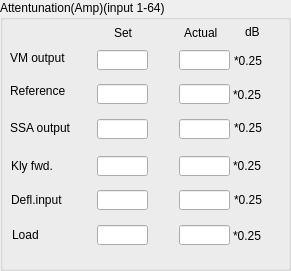
  <widget class="QGroupBox" name="groupBox_2">
   <property name="geometry">
    <rect>
     <x>340</x>
     <y>240</y>
     <width>291</width>
     <height>271</height>
    </rect>
   </property>
   <property name="title">
    <string>Attentunation(Amp)(input 1-64)</string>
   </property>
   <widget class="QLabel" name="label_83">
    <property name="geometry">
     <rect>
      <x>10</x>
      <y>117</y>
      <width>71</width>
      <height>21</height>
     </rect>
    </property>
    <property name="font">
     <font>
      <family>Arial</family>
      <pointsize>9</pointsize>
      <weight>50</weight>
      <bold>false</bold>
     </font>
    </property>
    <property name="text">
     <string>SSA output</string>
    </property>
   </widget>
   <widget class="QLineEdit" name="lineEdit_AA_Deflact">
    <property name="geometry">
     <rect>
      <x>179</x>
      <y>190</y>
      <width>51</width>
      <height>20</height>
     </rect>
    </property>
    <property name="font">
     <font>
      <family>Arial</family>
      <pointsize>10</pointsize>
      <weight>50</weight>
      <bold>false</bold>
     </font>
    </property>
   </widget>
   <widget class="QLineEdit" name="lineEdit_AA_SSAact">
    <property name="geometry">
     <rect>
      <x>179</x>
      <y>119</y>
      <width>51</width>
      <height>20</height>
     </rect>
    </property>
    <property name="font">
     <font>
      <family>Arial</family>
      <pointsize>10</pointsize>
      <weight>50</weight>
      <bold>false</bold>
     </font>
    </property>
   </widget>
   <widget class="QLabel" name="label_89">
    <property name="geometry">
     <rect>
      <x>234</x>
      <y>117</y>
      <width>41</width>
      <height>21</height>
     </rect>
    </property>
    <property name="font">
     <font>
      <family>Arial</family>
      <pointsize>9</pointsize>
      <weight>50</weight>
      <bold>false</bold>
     </font>
    </property>
    <property name="text">
     <string>*0.25</string>
    </property>
   </widget>
   <widget class="QLabel" name="label_88">
    <property name="geometry">
     <rect>
      <x>233</x>
      <y>84</y>
      <width>41</width>
      <height>21</height>
     </rect>
    </property>
    <property name="font">
     <font>
      <family>Arial</family>
      <pointsize>9</pointsize>
      <weight>50</weight>
      <bold>false</bold>
     </font>
    </property>
    <property name="text">
     <string>*0.25</string>
    </property>
   </widget>
   <widget class="QLabel" name="label_53">
    <property name="geometry">
     <rect>
      <x>114</x>
      <y>22</y>
      <width>31</width>
      <height>21</height>
     </rect>
    </property>
    <property name="font">
     <font>
      <family>Arial</family>
      <pointsize>9</pointsize>
      <weight>50</weight>
      <bold>false</bold>
     </font>
    </property>
    <property name="text">
     <string>Set</string>
    </property>
   </widget>
   <widget class="QLineEdit" name="lineEdit_AA_Deflset">
    <property name="geometry">
     <rect>
      <x>97</x>
      <y>190</y>
      <width>51</width>
      <height>20</height>
     </rect>
    </property>
    <property name="font">
     <font>
      <family>Arial</family>
      <pointsize>10</pointsize>
      <weight>50</weight>
      <bold>false</bold>
     </font>
    </property>
   </widget>
   <widget class="QLineEdit" name="lineEdit_AA_SSAset">
    <property name="geometry">
     <rect>
      <x>97</x>
      <y>119</y>
      <width>51</width>
      <height>20</height>
     </rect>
    </property>
    <property name="font">
     <font>
      <family>Arial</family>
      <pointsize>10</pointsize>
      <weight>50</weight>
      <bold>false</bold>
     </font>
    </property>
   </widget>
   <widget class="QLineEdit" name="lineEdit_AA_loadact">
    <property name="geometry">
     <rect>
      <x>179</x>
      <y>225</y>
      <width>51</width>
      <height>20</height>
     </rect>
    </property>
    <property name="font">
     <font>
      <family>Arial</family>
      <pointsize>10</pointsize>
      <weight>50</weight>
      <bold>false</bold>
     </font>
    </property>
   </widget>
   <widget class="QLineEdit" name="lineEdit_AA_Refset">
    <property name="geometry">
     <rect>
      <x>97</x>
      <y>84</y>
      <width>51</width>
      <height>20</height>
     </rect>
    </property>
    <property name="font">
     <font>
      <family>Arial</family>
      <pointsize>10</pointsize>
      <weight>50</weight>
      <bold>false</bold>
     </font>
    </property>
   </widget>
   <widget class="QLabel" name="label_90">
    <property name="geometry">
     <rect>
      <x>233</x>
      <y>155</y>
      <width>41</width>
      <height>21</height>
     </rect>
    </property>
    <property name="font">
     <font>
      <family>Arial</family>
      <pointsize>9</pointsize>
      <weight>50</weight>
      <bold>false</bold>
     </font>
    </property>
    <property name="text">
     <string>*0.25</string>
    </property>
   </widget>
   <widget class="QLabel" name="label_85">
    <property name="geometry">
     <rect>
      <x>10</x>
      <y>80</y>
      <width>71</width>
      <height>21</height>
     </rect>
    </property>
    <property name="font">
     <font>
      <family>Arial</family>
      <pointsize>9</pointsize>
      <weight>50</weight>
      <bold>false</bold>
     </font>
    </property>
    <property name="text">
     <string>Reference</string>
    </property>
   </widget>
   <widget class="QLineEdit" name="lineEdit_AA_Klyact">
    <property name="geometry">
     <rect>
      <x>179</x>
      <y>156</y>
      <width>51</width>
      <height>20</height>
     </rect>
    </property>
    <property name="font">
     <font>
      <family>Arial</family>
      <pointsize>10</pointsize>
      <weight>50</weight>
      <bold>false</bold>
     </font>
    </property>
   </widget>
   <widget class="QLineEdit" name="lineEdit_AA_Refact">
    <property name="geometry">
     <rect>
      <x>179</x>
      <y>84</y>
      <width>51</width>
      <height>20</height>
     </rect>
    </property>
    <property name="font">
     <font>
      <family>Arial</family>
      <pointsize>10</pointsize>
      <weight>50</weight>
      <bold>false</bold>
     </font>
    </property>
   </widget>
   <widget class="QLineEdit" name="lineEdit_AA_VMset">
    <property name="geometry">
     <rect>
      <x>97</x>
      <y>50</y>
      <width>51</width>
      <height>20</height>
     </rect>
    </property>
    <property name="font">
     <font>
      <family>Arial</family>
      <pointsize>10</pointsize>
      <weight>50</weight>
      <bold>false</bold>
     </font>
    </property>
   </widget>
   <widget class="QLineEdit" name="lineEdit_AA_Klyset">
    <property name="geometry">
     <rect>
      <x>97</x>
      <y>156</y>
      <width>51</width>
      <height>20</height>
     </rect>
    </property>
    <property name="font">
     <font>
      <family>Arial</family>
      <pointsize>10</pointsize>
      <weight>50</weight>
      <bold>false</bold>
     </font>
    </property>
   </widget>
   <widget class="QLabel" name="label_92">
    <property name="geometry">
     <rect>
      <x>233</x>
      <y>225</y>
      <width>41</width>
      <height>21</height>
     </rect>
    </property>
    <property name="font">
     <font>
      <family>Arial</family>
      <pointsize>9</pointsize>
      <weight>50</weight>
      <bold>false</bold>
     </font>
    </property>
    <property name="text">
     <string>*0.25</string>
    </property>
   </widget>
   <widget class="QLabel" name="label_84">
    <property name="geometry">
     <rect>
      <x>11</x>
      <y>155</y>
      <width>61</width>
      <height>21</height>
     </rect>
    </property>
    <property name="font">
     <font>
      <family>Arial</family>
      <pointsize>9</pointsize>
      <weight>50</weight>
      <bold>false</bold>
     </font>
    </property>
    <property name="text">
     <string>Kly fwd.</string>
    </property>
   </widget>
   <widget class="QLabel" name="label_80">
    <property name="geometry">
     <rect>
      <x>184</x>
      <y>22</y>
      <width>41</width>
      <height>21</height>
     </rect>
    </property>
    <property name="font">
     <font>
      <family>Arial</family>
      <pointsize>9</pointsize>
      <weight>50</weight>
      <bold>false</bold>
     </font>
    </property>
    <property name="text">
     <string>Actual</string>
    </property>
   </widget>
   <widget class="QLabel" name="label_91">
    <property name="geometry">
     <rect>
      <x>234</x>
      <y>189</y>
      <width>41</width>
      <height>21</height>
     </rect>
    </property>
    <property name="font">
     <font>
      <family>Arial</family>
      <pointsize>9</pointsize>
      <weight>50</weight>
      <bold>false</bold>
     </font>
    </property>
    <property name="text">
     <string>*0.25</string>
    </property>
   </widget>
   <widget class="QLabel" name="label_87">
    <property name="geometry">
     <rect>
      <x>234</x>
      <y>50</y>
      <width>41</width>
      <height>21</height>
     </rect>
    </property>
    <property name="font">
     <font>
      <family>Arial</family>
      <pointsize>9</pointsize>
      <weight>50</weight>
      <bold>false</bold>
     </font>
    </property>
    <property name="text">
     <string>*0.25</string>
    </property>
   </widget>
   <widget class="QLabel" name="label_56">
    <property name="geometry">
     <rect>
      <x>10</x>
      <y>47</y>
      <width>71</width>
      <height>21</height>
     </rect>
    </property>
    <property name="font">
     <font>
      <family>Arial</family>
      <pointsize>9</pointsize>
      <weight>50</weight>
      <bold>false</bold>
     </font>
    </property>
    <property name="text">
     <string>VM output</string>
    </property>
   </widget>
   <widget class="QLabel" name="label_81">
    <property name="geometry">
     <rect>
      <x>12</x>
      <y>224</y>
      <width>51</width>
      <height>21</height>
     </rect>
    </property>
    <property name="font">
     <font>
      <family>Arial</family>
      <pointsize>9</pointsize>
      <weight>50</weight>
      <bold>false</bold>
     </font>
    </property>
    <property name="text">
     <string>Load</string>
    </property>
   </widget>
   <widget class="QLabel" name="label_86">
    <property name="geometry">
     <rect>
      <x>245</x>
      <y>21</y>
      <width>21</width>
      <height>21</height>
     </rect>
    </property>
    <property name="font">
     <font>
      <family>Arial</family>
      <pointsize>9</pointsize>
      <weight>50</weight>
      <bold>false</bold>
     </font>
    </property>
    <property name="text">
     <string>dB</string>
    </property>
   </widget>
   <widget class="QLineEdit" name="lineEdit_AA_VMact">
    <property name="geometry">
     <rect>
      <x>179</x>
      <y>50</y>
      <width>51</width>
      <height>20</height>
     </rect>
    </property>
    <property name="font">
     <font>
      <family>Arial</family>
      <pointsize>10</pointsize>
      <weight>50</weight>
      <bold>false</bold>
     </font>
    </property>
   </widget>
   <widget class="QLineEdit" name="lineEdit_AA_loadset">
    <property name="geometry">
     <rect>
      <x>97</x>
      <y>225</y>
      <width>51</width>
      <height>20</height>
     </rect>
    </property>
    <property name="font">
     <font>
      <family>Arial</family>
      <pointsize>10</pointsize>
      <weight>50</weight>
      <bold>false</bold>
     </font>
    </property>
   </widget>
   <widget class="QLabel" name="label_82">
    <property name="geometry">
     <rect>
      <x>11</x>
      <y>189</y>
      <width>71</width>
      <height>21</height>
     </rect>
    </property>
    <property name="font">
     <font>
      <family>Arial</family>
      <pointsize>9</pointsize>
      <weight>50</weight>
      <bold>false</bold>
     </font>
    </property>
    <property name="text">
     <string>Defl.input</string>
    </property>
   </widget>
  </widget>
